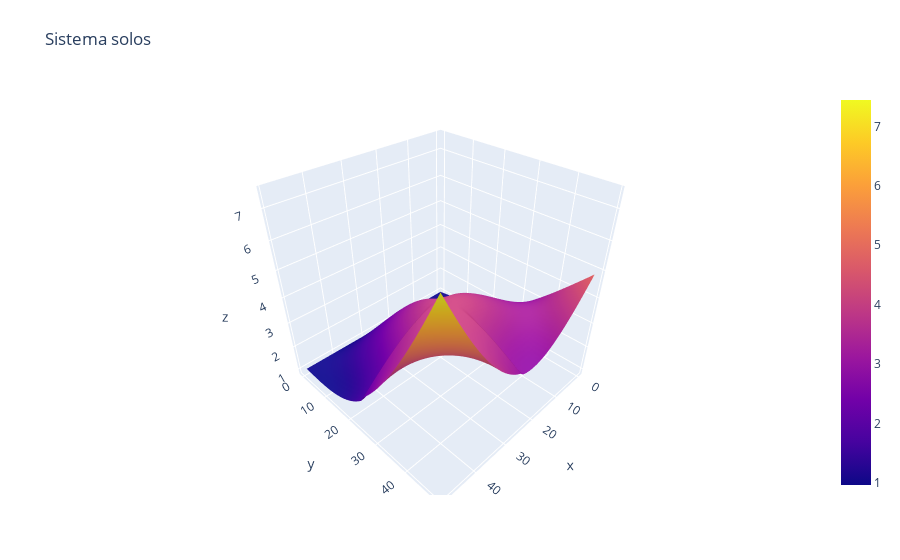

Notebook code cell kept with this figure:
### Code cell
fig = go.Figure(data=[go.Surface(z=plot)])

fig.update_layout(title='Sistema solos',
                  margin=dict(l=65, r=50, b=65, t=90))

fig.show()

### Figure 1 — Plotly figure (JSON) as saved in the notebook; plotly's stock layout.template omitted (floating-point values rounded to 4 significant figures; data arrays with more than 128 entries replaced by an {"elided": "..."} marker saying what was removed)
{"data": [{"type": "surface", "z": {"elided": "50x50 float values"}}], "layout": {"margin": {"b": 65, "l": 65, "r": 50, "t": 90}, "title": {"text": "Sistema solos"}}}
